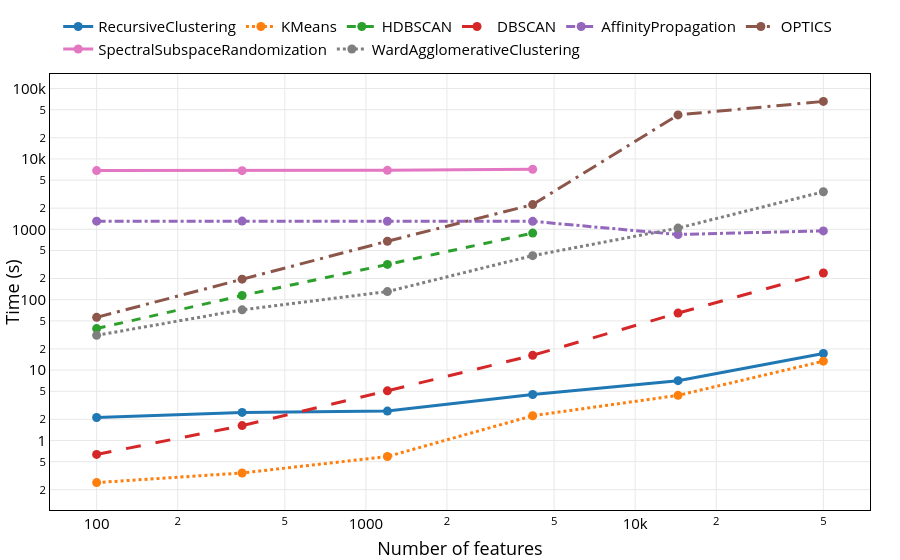

Notebook code for this chart:
### Code cell
df = df_common.copy()
n_samples = 14427
df = df.loc[df['n_samples']==n_samples]
df = df.loc[df['model_nickname'].isin(['CoHiRF', 'KMeans', 'HDBSCAN', 'DBSCAN', 'AffinityPropagation', 'OPTICS', 'SpectralSubspaceRandomization', 'WardAgglomerativeClustering'])]
df = df.sort_values(by='n_features')
df = df.rename(columns={'fit_model_return_elapsed_time': 'Time (s)', 'max_memory_used': 'Memory (MB)', 'n_samples': 'Number of samples', 'n_features': 'Number of features', 'model_nickname': 'Model'})
fig = px.line(df, x='Number of features', y='Time (s)', color='Model', line_dash='Model', log_x=True, log_y=True, markers=True, template='presentation',
              category_orders={'Model': ['CoHiRF', 'KMeans', 'HDBSCAN', 'DBSCAN', 'AffinityPropagation', 'OPTICS', 'SpectralSubspaceRandomization', 'WardAgglomerativeClustering']})
# # transparent background
fig.update_layout({
    'font': {
        'color': 'black',
        'size': 15
    },
    'xaxis': {
        'color': 'black',
        'title': {'standoff': 15},
    }, 
    'yaxis': {
        'color': 'black',
    },
    'margin': {
        't': 10,
        'b': 50,
        'l': 50,
        'r': 30,
    },
    'legend': {
        'orientation': 'h',
        'yanchor': 'bottom',
        'y': 1.02,
        'xanchor': 'left',
        'x': 0.01,
        'title': {'text': ''}
    }
})
fig.update_xaxes(showline=True, mirror=True, dtick='D2')
fig.update_yaxes(showline=True, mirror=True, dtick='D2')
fig.show()
fig.write_image(f'time_n-features_n-samples{n_samples}.pdf')

### Figure 1 — Plotly figure (JSON) as saved in the notebook; plotly's stock layout.template omitted (floating-point values rounded to 4 significant figures)
{"data": [{"hovertemplate": "Model=RecursiveClustering<br>Number of features=%{x}<br>Time (s)=%{y}<extra></extra>", "legendgroup": "RecursiveClustering", "line": {"color": "#1F77B4", "dash": "solid"}, "marker": {"symbol": "circle"}, "mode": "lines+markers", "name": "RecursiveClustering", "orientation": "v", "showlegend": true, "x": [100, 347, 1202, 4163, 14427, 50000], "xaxis": "x", "y": [2.117, 2.505, 2.613, 4.498, 7.074, 17.19], "yaxis": "y", "type": "scatter"}, {"hovertemplate": "Model=KMeans<br>Number of features=%{x}<br>Time (s)=%{y}<extra></extra>", "legendgroup": "KMeans", "line": {"color": "#FF7F0E", "dash": "dot"}, "marker": {"symbol": "circle"}, "mode": "lines+markers", "name": "KMeans", "orientation": "v", "showlegend": true, "x": [100, 347, 1202, 4163, 14427, 50000], "xaxis": "x", "y": [0.252, 0.345, 0.5906, 2.244, 4.373, 13.37], "yaxis": "y", "type": "scatter"}, {"hovertemplate": "Model=HDBSCAN<br>Number of features=%{x}<br>Time (s)=%{y}<extra></extra>", "legendgroup": "HDBSCAN", "line": {"color": "#2CA02C", "dash": "dash"}, "marker": {"symbol": "circle"}, "mode": "lines+markers", "name": "HDBSCAN", "orientation": "v", "showlegend": true, "x": [100, 347, 1202, 4163, 14427, 50000], "xaxis": "x", "y": [38.87, 114.6, 316.9, 882.9, null, null], "yaxis": "y", "type": "scatter"}, {"hovertemplate": "Model=DBSCAN<br>Number of features=%{x}<br>Time (s)=%{y}<extra></extra>", "legendgroup": "DBSCAN", "line": {"color": "#D62728", "dash": "longdash"}, "marker": {"symbol": "circle"}, "mode": "lines+markers", "name": "DBSCAN", "orientation": "v", "showlegend": true, "x": [100, 347, 1202, 4163, 14427, 50000], "xaxis": "x", "y": [0.6326, 1.625, 5.069, 16.19, 64.53, 239.3], "yaxis": "y", "type": "scatter"}, {"hovertemplate": "Model=AffinityPropagation<br>Number of features=%{x}<br>Time (s)=%{y}<extra></extra>", "legendgroup": "AffinityPropagation", "line": {"color": "#9467BD", "dash": "dashdot"}, "marker": {"symbol": "circle"}, "mode": "lines+markers", "name": "AffinityPropagation", "orientation": "v", "showlegend": true, "x": [100, 347, 1202, 4163, 14427, 50000], "xaxis": "x", "y": [1305.0, 1308.0, 1304.0, 1298.0, 844.3, 950.1], "yaxis": "y", "type": "scatter"}, {"hovertemplate": "Model=OPTICS<br>Number of features=%{x}<br>Time (s)=%{y}<extra></extra>", "legendgroup": "OPTICS", "line": {"color": "#8C564B", "dash": "longdashdot"}, "marker": {"symbol": "circle"}, "mode": "lines+markers", "name": "OPTICS", "orientation": "v", "showlegend": true, "x": [100, 347, 1202, 4163, 14427, 50000], "xaxis": "x", "y": [56.16, 195.7, 677.0, 2244.0, 42240.0, 65640.0], "yaxis": "y", "type": "scatter"}, {"hovertemplate": "Model=SpectralSubspaceRandomization<br>Number of features=%{x}<br>Time (s)=%{y}<extra></extra>", "legendgroup": "SpectralSubspaceRandomization", "line": {"color": "#E377C2", "dash": "solid"}, "marker": {"symbol": "circle"}, "mode": "lines+markers", "name": "SpectralSubspaceRandomization", "orientation": "v", "showlegend": true, "x": [100, 347, 1202, 4163, 14427, 50000], "xaxis": "x", "y": [6832.0, 6813.0, 6878.0, 7130.0, null, null], "yaxis": "y", "type": "scatter"}, {"hovertemplate": "Model=WardAgglomerativeClustering<br>Number of features=%{x}<br>Time (s)=%{y}<extra></extra>", "legendgroup": "WardAgglomerativeClustering", "line": {"color": "#7F7F7F", "dash": "dot"}, "marker": {"symbol": "circle"}, "mode": "lines+markers", "name": "WardAgglomerativeClustering", "orientation": "v", "showlegend": true, "x": [100, 347, 1202, 4163, 14427, 50000], "xaxis": "x", "y": [31.16, 71.81, 130.3, 422.6, 1040.0, 3415.0], "yaxis": "y", "type": "scatter"}], "layout": {"xaxis": {"anchor": "y", "domain": [0.0, 1.0], "title": {"text": "Number of features", "standoff": 15}, "type": "log", "color": "black", "showline": true, "mirror": true, "dtick": "D2"}, "yaxis": {"anchor": "x", "domain": [0.0, 1.0], "title": {"text": "Time (s)"}, "type": "log", "color": "black", "showline": true, "mirror": true, "dtick": "D2"}, "legend": {"title": {"text": ""}, "tracegroupgap": 0, "orientation": "h", "yanchor": "bottom", "y": 1.02, "xanchor": "left", "x": 0.01}, "margin": {"t": 10, "b": 50, "l": 50, "r": 30}, "font": {"color": "black", "size": 15}}}
